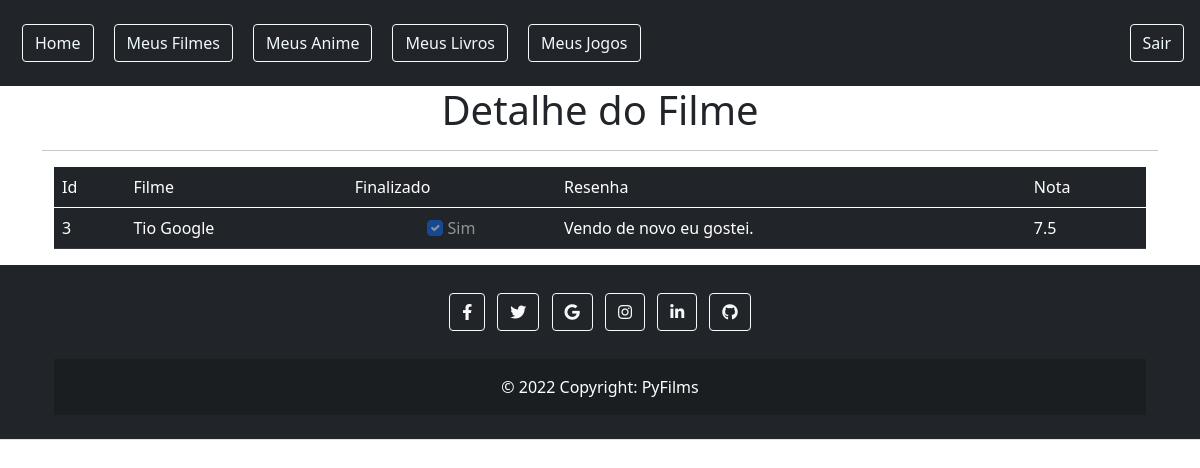
Screenshot of /3 (signed in) with the database file from the repository.
### gestao/models.py (models this page shows)
class Filmes(models.Model):
    filme = models.CharField(max_length=50)
    finalizado = models.BooleanField('Finalizado')
    resenha = models.CharField(max_length=255)
    nota = models.DecimalField(max_digits=3, decimal_places=1, default=0)

### gestao/views.py (the view)
# urls.py: path('<int:id_filme>', views.detalhe, name='detalhe'),
@login_required
def detalhe(request, id_filme):
    filme = {'filmes':Filmes.objects.get(pk=id_filme)}
    return render(request,'filmes/detalhes.html', filme)

### gestao/templates/filmes/detalhes.html
{% extends 'base.html' %}
{% block conteudo %}
<h1 style="text-align: center;" class="text-dark">Detalhe do Filme</h1>
<hr>
<div class="container">
    <div class="table-responsive">
        <table class="table table-dark table-responsive">
            <thead class="table-dark">
                <tr>
                    <td>Id</td>
                    <td>Filme</td>
                    <td>Finalizado</td>
                    <td>Resenha</td>
                    <td>Nota</td>
                </tr>
            </thead>
            <tbody>
                <tr>
                    <td>{{filmes.id}}</td>
                    <td>{{filmes.filme}}</td>
                    {% if filmes.finalizado %}
                    <td style="text-align:center"><input disabled class="form-check-input" type="checkbox" value="sim" checked>
                        <label class="form-check-label" for="flexCheckDefault">
                            Sim
                        </label>
                    </td>
                    {% else %}
                    <td style="text-align:center"><input disabled class="form-check-input" type="checkbox" value="">
                        <label class="form-check-label" for="flexCheckDefault">
                            Não
                        </label>
                    </td>
                    {% endif %}
                    <td>{{filmes.resenha}}</td>
                    <td>{{filmes.nota}}</td>
                </tr>
            </tbody>
        </table>
    </div>
</div>
{% endblock %}

### rows the page displays
Filmes: id "3", filme "Tio Google", resenha "Vendo de novo eu gostei.", nota "7.5"
